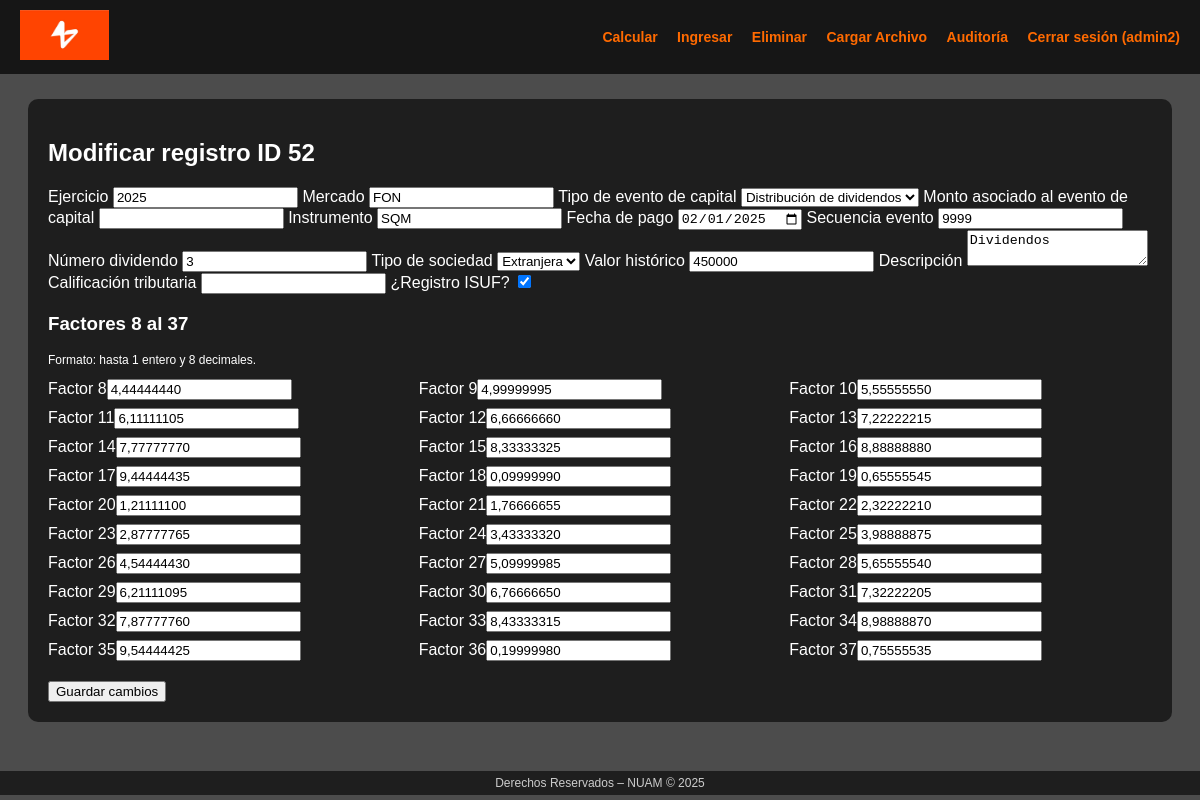
Page /modificar/52/ (signed in) on the committed database.
### nuam/models.py (models this page shows, shortened)
class Registro(models.Model):
    ejercicio = models.PositiveIntegerField(
        help_text="Ejercicio / Año. Ej: 2023",
        validators=[
            MinValueValidator(1900),
            MaxValueValidator(2100),
        ],
    )
    mercado = models.CharField(
        max_length=3,
        help_text="Mercado (3 caracteres). Ej: ACN",
        validators=[
            RegexValidator(
                regex=r"^[A-Z0-9]{1,3}$",
                message="El mercado debe tener entre 1 y 3 caracteres en mayúscula.",
            )
        ],
    )
    instrumento = models.CharField(
        max_length=100,
        help_text="Instrumento. Ej: COPEC",
    )
    fecha_pago = models.DateField(
        help_text="Fecha de pago en formato DD-MM-AAAA",
    )
    secuencia_evento = models.CharField(
        max_length=10,
        help_text="Secuencia del evento (hasta 10 dígitos).",
        validators=[
            RegexValidator(
                regex=r"^[0-9]{1,10}$",
                message="La secuencia debe contener solo dígitos (máx. 10).",
            )
        ],
    )
    numero_dividendo = models.CharField(
        max_length=10,
        help_text="Número de dividendo (hasta 10 dígitos).",
        validators=[
            RegexValidator(
                regex=r"^[0-9]{1,10}$",
                message="El número de dividendo debe contener solo dígitos (máx. 10).",
            )
        ],
        blank=True,
        null=True,
    )
    TIPO_SOCIEDAD_CHOICES = [
        ("SAA", "Sociedad Anónima Abierta (S.A. Abierta)"),
        ("SAC", "Sociedad Anónima Cerrada (S.A. Cerrada)"),
        ("SPA", "Sociedad por Acciones (SpA)"),
        ("LTDA", "Sociedad de Responsabilidad Limitada (Ltda.)"),
        ("EIRL", "Empresa Individual de Responsabilidad Limitada (EIRL)"),
        ("EXT", "Sociedad Extranjera"),
        ("OTRA", "Otra entidad / vehículo de inversión"),
    ]
    tipo_sociedad = models.CharField(
        max_length=4,
        choices=TIPO_SOCIEDAD_CHOICES,
        help_text="Tipo de sociedad emisora responsable del instrumento.",
    )
    TIPO_EVENTO_CAPITAL_CHOICES = [
        ("AUM_CAP", "Aumento de capital"),
        ("DIS_CAP", "Disminución de capital"),
        ("DIV_CAP", "Distribución de dividendos"),
        ("FUSION", "Fusión / Reorganización societaria"),
        ("OTRO", "Otro evento de capital"),
    ]
    tipo_evento_capital = models.CharField(
        verbose_name="Tipo de evento de capital",
        max_length=20,
        choices=TIPO_EVENTO_CAPITAL_CHOICES,
        blank=True,
        null=True,
        help_text="Clasificación del evento de capital asociado al instrumento.",
    )
    monto_evento_capital = models.DecimalField(
        verbose_name="Monto asociado al evento de capital",
        max_digits=18,
        decimal_places=2,
        blank=True,
        null=True,
        validators=[MinValueValidator(Decimal("0"))],
        help_text=(
            "Monto monetario vinculado al evento de capital "
            "(por ejemplo, emisión, disminución o distribución de capital)."
        ),
    )
    valor_historico = models.DecimalField(
        max_digits=10,
        decimal_places=0,
        help_text="Valor histórico (entero, hasta 10 dígitos).",
        validators=[
            MinValueValidator(0),
        ],
    )
    descripcion = models.CharField(
        max_length=255,
        blank=True,
        null=True,
        help_text="Descripción opcional del evento / instrumento.",
    )
    isuf = models.BooleanField(
        default=False,
        help_text="Indica si la operación tiene tratamiento ISUF (Sí/No)."
    )
    calificacion_tributaria = models.DecimalField(
        max_digits=3,
        decimal_places=1,
        blank=True,
        null=True,
        help_text="Calificación tributaria entre 1.0 y 7.0.",
        validators=[
            MinValueValidator(Decimal("1.0")),
            MaxValueValidator(Decimal("7.0")),
        ],
    )
    def _factor_field(help_text):
        return models.DecimalField(
            max_digits=10,          # 1 entero + 8 decimales
            decimal_places=8,
            null=True,
            blank=True,
            validators=[
                MinValueValidator(Decimal("0")),
                MaxValueValidator(Decimal("1.00000000")),
            ],
            help_text=help_text,
        )
    factor_8 = _factor_field("Factor 8: decimal entre 0 y 1, con hasta 8 decimales.")
    factor_9 = _factor_field("Factor 9: decimal entre 0 y 1, con hasta 8 decimales.")
    factor_10 = _factor_field("Factor 10: decimal entre 0 y 1, con hasta 8 decimales.")
    factor_11 = _factor_field("Factor 11: decimal entre 0 y 1, con hasta 8 decimales.")
    factor_12 = _factor_field("Factor 12: decimal entre 0 y 1, con hasta 8 decimales.")
    factor_13 = _factor_field("Factor 13: decimal entre 0 y 1, con hasta 8 decimales.")
    factor_14 = _factor_field("Factor 14: decimal entre 0 y 1, con hasta 8 decimales.")
    factor_15 = _factor_field("Factor 15: decimal entre 0 y 1, con hasta 8 decimales.")
    factor_16 = _factor_field("Factor 16: decimal entre 0 y 1, con hasta 8 decimales.")
    factor_17 = _factor_field("Factor 17: decimal entre 0 y 1, con hasta 8 decimales.")
    factor_18 = _factor_field("Factor 18: decimal entre 0 y 1, con hasta 8 decimales.")
    factor_19 = _factor_field("Factor 19: decimal entre 0 y 1, con hasta 8 decimales.")
    factor_20 = _factor_field("Factor 20: decimal entre 0 y 1, con hasta 8 decimales.")
    factor_21 = _factor_field("Factor 21: decimal entre 0 y 1, con hasta 8 decimales.")
    factor_22 = _factor_field("Factor 22: decimal entre 0 y 1, con hasta 8 decimales.")
    factor_23 = _factor_field("Factor 23: decimal entre 0 y 1, con hasta 8 decimales.")
    factor_24 = _factor_field("Factor 24: decimal entre 0 y 1, con hasta 8 decimales.")
    factor_25 = _factor_field("Factor 25: decimal entre 0 y 1, con hasta 8 decimales.")
    factor_26 = _factor_field("Factor 26: decimal entre 0 y 1, con hasta 8 decimales.")
    factor_27 = _factor_field("Factor 27: decimal entre 0 y 1, con hasta 8 decimales.")
    factor_28 = _factor_field("Factor 28: decimal entre 0 y 1, con hasta 8 decimales.")
    factor_29 = _factor_field("Factor 29: decimal entre 0 y 1, con hasta 8 decimales.")
    factor_30 = _factor_field("Factor 30: decimal entre 0 y 1, con hasta 8 decimales.")
    factor_31 = _factor_field("Factor 31: decimal entre 0 y 1, con hasta 8 decimales.")
    factor_32 = _factor_field("Factor 32: decimal entre 0 y 1, con hasta 8 decimales.")
    factor_33 = _factor_field("Factor 33: decimal entre 0 y 1, con hasta 8 decimales.")
    factor_34 = _factor_field("Factor 34: decimal entre 0 y 1, con hasta 8 decimales.")
    factor_35 = _factor_field("Factor 35: decimal entre 0 y 1, con hasta 8 decimales.")
    factor_36 = _factor_field("Factor 36: decimal entre 0 y 1, con hasta 8 decimales.")
    factor_37 = _factor_field("Factor 37: decimal entre 0 y 1, con hasta 8 decimales.")
    usuario_registro = models.ForeignKey(
        User,
        on_delete=models.PROTECT,
        related_name="registros_calificacion",
        help_text="Usuario NUAM que realiza el ingreso o modificación.",
    )
    fecha_creacion = models.DateTimeField(auto_now_add=True)
    fecha_actualizacion = models.DateTimeField(auto_now=True)
    class Meta:
        verbose_name = "Registro de Calificación Tributaria"
        verbose_name_plural = "Registros de Calificación Tributaria"
        ordering = ["-fecha_pago", "-fecha_creacion"]

### nuam/views.py (the view, shortened to what this page needs)
# urls.py: path('modificar/<int:registro_id>/', views.modificar_view, name='modificar'),
@login_required(login_url="login")
def modificar_view(request, registro_id):
    if request.user.username not in ["admin", "admin2"]:
        return render(request, "modificar.html", {
            "error": "No tienes permisos para modificar. Solo admin y admin2.",
            "registro": None,
            "mensaje": "",
        })
    registro = get_object_or_404(Registro, id=registro_id)
    error = ""
    mensaje = ""
    factors_range = range(8, 38)
    factores = [{"numero": i, "valor": getattr(registro, f"factor_{i}", None)}
                for i in factors_range]
    return render(request, "modificar.html", {
        "registro": registro,
        "error": error,
        "mensaje": mensaje,
        "factores": factores,
    })

### nuam/templates/modificar.html (shortened to what this page needs)
{% extends "base.html" %}
{% block content %}
<h2>Modificar registro ID {{ registro.id }}</h2>
{% if not registro %}
    <p>No hay registro para mostrar.</p>
    <a href="{% url 'calcular' %}" class="btn">Volver</a>
{% else %}
<form method="post">
    <div class="grid-2">
        <div>
            <label>Ejercicio</label>
            <input type="number" name="ejercicio" value="{{ registro.ejercicio }}">
            <label>Mercado</label>
            <input type="text" name="mercado" value="{{ registro.mercado }}">
            <label>Tipo de evento de capital</label>
            <select name="tipo_evento_capital">
                <option value="DIV_CAP" {% if registro.tipo_evento_capital == "DIV_CAP" %}selected{% endif %}>Distribución de dividendos</option>
            </select>
            <label>Monto asociado al evento de capital</label>
            <input type="number" name="monto_evento_capital" step="0.01" value="{{ registro.monto_evento_capital|default_if_none:'' }}">
            <label>Instrumento</label>
            <input type="text" name="instrumento" value="{{ registro.instrumento }}">
            <label>Fecha de pago</label>
            <input type="date" name="fecha_pago" value="{{ registro.fecha_pago|date:'Y-m-d' }}">
            <label>Secuencia evento</label>
            <input type="text" name="secuencia_evento" value="{{ registro.secuencia_evento }}">
            <label>Número dividendo</label>
            <input type="text" name="numero_dividendo" value="{{ registro.numero_dividendo|default_if_none:'' }}">
            <label>Tipo de sociedad</label>
            <select name="tipo_sociedad">
                <option value="EXT" {% if registro.tipo_sociedad == 'EXT' %}selected{% endif %}>Extranjera</option>
            </select>
            <label>Valor histórico</label>
            <input type="number" name="valor_historico" value="{{ registro.valor_historico }}">
            <label>Descripción</label>
            <textarea name="descripcion">{{ registro.descripcion|default_if_none:'' }}</textarea>
            <label>Calificación tributaria</label>
            <input type="number" name="calificacion_tributaria" step="0.1" value="{{ registro.calificacion_tributaria|default_if_none:'' }}">
            <label>¿Registro ISUF?</label>
            <input type="checkbox" name="isuf" {% if registro.isuf %}checked{% endif %}>
        </div>
<div>
    <h3>Factores 8 al 37</h3>
    <p style="font-size: 12px;">Formato: hasta 1 entero y 8 decimales.</p>
    <div style="display:grid;grid-template-columns:repeat(3,1fr);gap:8px;">
        <div><label>Factor 8</label><input name="factor_8" value="{{ registro.factor_8 }}"></div>
        <div><label>Factor 9</label><input name="factor_9" value="{{ registro.factor_9 }}"></div>
        <div><label>Factor 10</label><input name="factor_10" value="{{ registro.factor_10 }}"></div>
        <div><label>Factor 11</label><input name="factor_11" value="{{ registro.factor_11 }}"></div>
        <div><label>Factor 12</label><input name="factor_12" value="{{ registro.factor_12 }}"></div>
        <div><label>Factor 13</label><input name="factor_13" value="{{ registro.factor_13 }}"></div>
        <div><label>Factor 14</label><input name="factor_14" value="{{ registro.factor_14 }}"></div>
        <div><label>Factor 15</label><input name="factor_15" value="{{ registro.factor_15 }}"></div>
        <div><label>Factor 16</label><input name="factor_16" value="{{ registro.factor_16 }}"></div>
        <div><label>Factor 17</label><input name="factor_17" value="{{ registro.factor_17 }}"></div>
        <div><label>Factor 18</label><input name="factor_18" value="{{ registro.factor_18 }}"></div>
        <div><label>Factor 19</label><input name="factor_19" value="{{ registro.factor_19 }}"></div>
        <div><label>Factor 20</label><input name="factor_20" value="{{ registro.factor_20 }}"></div>
        <div><label>Factor 21</label><input name="factor_21" value="{{ registro.factor_21 }}"></div>
        <div><label>Factor 22</label><input name="factor_22" value="{{ registro.factor_22 }}"></div>
        <div><label>Factor 23</label><input name="factor_23" value="{{ registro.factor_23 }}"></div>
        <div><label>Factor 24</label><input name="factor_24" value="{{ registro.factor_24 }}"></div>
        <div><label>Factor 25</label><input name="factor_25" value="{{ registro.factor_25 }}"></div>
        <div><label>Factor 26</label><input name="factor_26" value="{{ registro.factor_26 }}"></div>
        <div><label>Factor 27</label><input name="factor_27" value="{{ registro.factor_27 }}"></div>
        <div><label>Factor 28</label><input name="factor_28" value="{{ registro.factor_28 }}"></div>
        <div><label>Factor 29</label><input name="factor_29" value="{{ registro.factor_29 }}"></div>
        <div><label>Factor 30</label><input name="factor_30" value="{{ registro.factor_30 }}"></div>
        <div><label>Factor 31</label><input name="factor_31" value="{{ registro.factor_31 }}"></div>
        <div><label>Factor 32</label><input name="factor_32" value="{{ registro.factor_32 }}"></div>
        <div><label>Factor 33</label><input name="factor_33" value="{{ registro.factor_33 }}"></div>
        <div><label>Factor 34</label><input name="factor_34" value="{{ registro.factor_34 }}"></div>
        <div><label>Factor 35</label><input name="factor_35" value="{{ registro.factor_35 }}"></div>
        <div><label>Factor 36</label><input name="factor_36" value="{{ registro.factor_36 }}"></div>
        <div><label>Factor 37</label><input name="factor_37" value="{{ registro.factor_37 }}"></div>
    </div>
</div>
    <button type="submit" class="btn btn-primary" style="margin-top:20px;">Guardar cambios</button>
</form>
{% endif %}
{% endblock %}

### nuam/templates/base.html (shortened to what this page needs)
{% load static %}
<!DOCTYPE html>
<html lang="es">
<head>
</head>
<body>
    <header>
        <div class="logo">
            <a href="{% url 'index' %}">
                <img src="{% static 'img/logo_nuam.png' %}" alt="Logo NUAM">
            </a>
        </div>
        <nav>
            {% if user.is_authenticated %}
                <a href="{% url 'calcular' %}">Calcular</a>
                <a href="{% url 'insertar' %}">Ingresar</a>
                <a href="{% url 'eliminar' %}">Eliminar</a>
                <a href="{% url 'cargar_archivo' %}">Cargar Archivo</a>
                {% if user.username == "admin" or user.username == "admin2" %}
                    <a href="{% url 'auditoria' %}">Auditoría</a>
                {% endif %}
                <a href="{% url 'logout' %}">Cerrar sesión ({{ user.username }})</a>
            {% else %}
                <a href="{% url 'login' %}">Iniciar sesión</a>
            {% endif %}
        </nav>
    </header>
    <div class="container">
        {% block content %}{% endblock %}
    </div>
    <footer>
        Derechos Reservados – NUAM © 2025
    </footer>
</body>
</html>

### nuam/templates/base.html (style rules this page uses)
body { margin: 0; padding: 0; color: white; font-family: Arial, sans-serif; }
header { display: flex; align-items: center; justify-content: space-between; background: rgba(0,0,0,0.7); padding: 10px 20px; }
.logo img { height: 50px; cursor: pointer; transition: 0.2s; }
nav a { margin-left: 15px; color: #ff6a00; text-decoration: none; font-weight: bold; font-size: 14px; }
.container { width: 92%; margin: 25px auto 70px auto; background: rgba(0,0,0,0.6); padding: 20px; border-radius: 10px; }
footer { position: fixed; bottom: 5px; left: 0; width: 100%; text-align: center; font-size: 12px; color: #ccc; background: rgba(0,0,0,0.6); padding: 5px 0; }

### rows in the picture
Registro: id "52", ejercicio "2025", mercado "FON", tipo_evento_capital "Distribución de dividendos", instrumento "SQM", fecha_pago "02/01/2025", secuencia_evento "9999", numero_dividendo "3", tipo_sociedad "Extranjera", valor_historico "450000", descripcion "Dividendos", isuf "☑", factor_8 "4,44444440", factor_9 "4,99999995", factor_10 "5,55555550", factor_11 "6,11111105", factor_12 "6,66666660", factor_13 "7,22222215", factor_14 "7,77777770", factor_15 "8,33333325", factor_16 "8,88888880", factor_17 "9,44444435", factor_18 "0,09999990", factor_19 "0,65555545", factor_20 "1,21111100", factor_21 "1,76666655", factor_22 "2,32222210", factor_23 "2,87777765", factor_24 "3,43333320", factor_25 "3,98888875", factor_26 "4,54444430", factor_27 "5,09999985", factor_28 "5,65555540", factor_29 "6,21111095", factor_30 "6,76666650", factor_31 "7,32222205", factor_32 "7,87777760", factor_33 "8,43333315", factor_34 "8,98888870", factor_35 "9,54444425", factor_36 "0,19999980", factor_37 "0,75555535"

### other values in the picture
{{ user.username }} "admin2"
